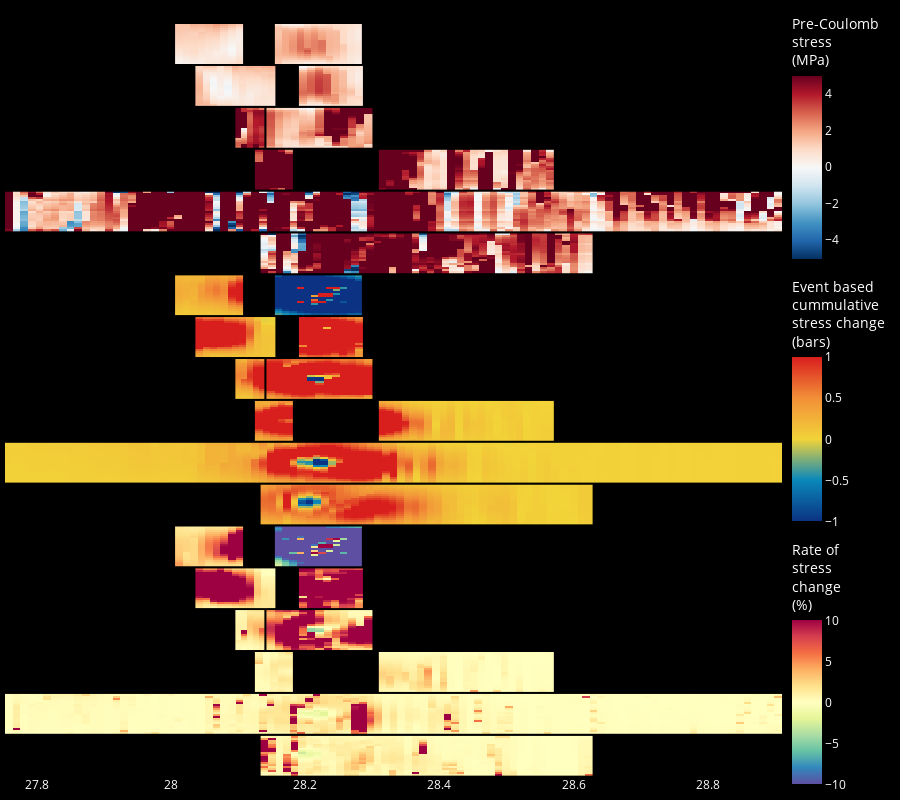

This figure's notebook cell:
### Markdown cell above
<center><h2>Instructions for Figure</h2></center>
<br>
- Move your cursor to see the exact value of the stress on the fault surface

### Code cell
slipDist = 'bulls-eye' # k-square bulls-eye, uniform
friction = '0.4' # 0.3, 0.4, 0.5
fig = getFigure(slipDist, friction)
fig.show()

### Figure 1 — Plotly figure (JSON) as saved in the notebook; plotly's stock layout.template omitted (floating-point values rounded to 4 significant figures; data arrays with more than 128 entries replaced by an {"elided": "..."} marker saying what was removed)
{"data": [{"colorbar": {"len": 0.35, "title": {"text": "Pre-Coulomb<br>stress<br>(MPa)"}, "x": 1, "y": 0.85}, "colorscale": [[0, "rgb(5,48,97)"], [0.1, "rgb(33,102,172)"], [0.2, "rgb(67,147,195)"], [0.3, "rgb(146,197,222)"], [0.4, "rgb(209,229,240)"], [0.5, "rgb(247,247,247)"], [0.6, "rgb(253,219,199)"], [0.7, "rgb(244,165,130)"], [0.8, "rgb(214,96,77)"], [0.9, "rgb(178,24,43)"], [1, "rgb(103,0,31)"]], "hovertemplate": "%{z:.2f} MPa", "name": "CBNBF-II", "showscale": false, "type": "heatmap", "x": [28.01, 28.02, 28.03, 28.05, 28.06, 28.07, 28.08, 28.09, 28.1], "xaxis": "x", "yaxis": "y", "z": {"elided": "20x9 float values"}, "zmax": 5, "zmin": -5}, {"colorbar": {"len": 0.35, "title": {"text": "Pre-Coulomb<br>stress<br>(MPa)"}, "x": 1, "y": 0.85}, "colorscale": [[0, "rgb(5,48,97)"], [0.1, "rgb(33,102,172)"], [0.2, "rgb(67,147,195)"], [0.3, "rgb(146,197,222)"], [0.4, "rgb(209,229,240)"], [0.5, "rgb(247,247,247)"], [0.6, "rgb(253,219,199)"], [0.7, "rgb(244,165,130)"], [0.8, "rgb(214,96,77)"], [0.9, "rgb(178,24,43)"], [1, "rgb(103,0,31)"]], "hovertemplate": "%{z:.2f} MPa", "name": "SF-M", "showscale": false, "type": "heatmap", "x": [28.16, 28.17, 28.18, 28.19, 28.2, 28.21, 28.23, 28.24, 28.25, 28.26, 28.27, 28.28], "xaxis": "x", "yaxis": "y", "z": {"elided": "20x12 float values"}, "zmax": 5, "zmin": -5}, {"colorbar": {"len": 0.35, "title": {"text": "Pre-Coulomb<br>stress<br>(MPa)"}, "x": 1, "y": 0.85}, "colorscale": [[0, "rgb(5,48,97)"], [0.1, "rgb(33,102,172)"], [0.2, "rgb(67,147,195)"], [0.3, "rgb(146,197,222)"], [0.4, "rgb(209,229,240)"], [0.5, "rgb(247,247,247)"], [0.6, "rgb(253,219,199)"], [0.7, "rgb(244,165,130)"], [0.8, "rgb(214,96,77)"], [0.9, "rgb(178,24,43)"], [1, "rgb(103,0,31)"]], "hovertemplate": "%{z:.2f} MPa", "name": "CBNBF-I", "showscale": false, "type": "heatmap", "x": [28.04, 28.05, 28.06, 28.07, 28.08, 28.1, 28.11, 28.12, 28.13, 28.14, 28.15], "xaxis": "x2", "yaxis": "y2", "z": {"elided": "20x11 float values"}, "zmax": 5, "zmin": -5}, {"colorbar": {"len": 0.35, "title": {"text": "Pre-Coulomb<br>stress<br>(MPa)"}, "x": 1, "y": 0.85}, "colorscale": [[0, "rgb(5,48,97)"], [0.1, "rgb(33,102,172)"], [0.2, "rgb(67,147,195)"], [0.3, "rgb(146,197,222)"], [0.4, "rgb(209,229,240)"], [0.5, "rgb(247,247,247)"], [0.6, "rgb(253,219,199)"], [0.7, "rgb(244,165,130)"], [0.8, "rgb(214,96,77)"], [0.9, "rgb(178,24,43)"], [1, "rgb(103,0,31)"]], "hovertemplate": "%{z:.2f} MPa", "name": "SRF", "showscale": false, "type": "heatmap", "x": [28.2, 28.21, 28.22, 28.23, 28.24, 28.26, 28.27, 28.28], "xaxis": "x2", "yaxis": "y2", "z": {"elided": "20x8 float values"}, "zmax": 5, "zmin": -5}, {"colorbar": {"len": 0.35, "title": {"text": "Pre-Coulomb<br>stress<br>(MPa)"}, "x": 1, "y": 0.85}, "colorscale": [[0, "rgb(5,48,97)"], [0.1, "rgb(33,102,172)"], [0.2, "rgb(67,147,195)"], [0.3, "rgb(146,197,222)"], [0.4, "rgb(209,229,240)"], [0.5, "rgb(247,247,247)"], [0.6, "rgb(253,219,199)"], [0.7, "rgb(244,165,130)"], [0.8, "rgb(214,96,77)"], [0.9, "rgb(178,24,43)"], [1, "rgb(103,0,31)"]], "hovertemplate": "%{z:.2f} MPa", "name": "SF-S", "showscale": false, "type": "heatmap", "x": [28.1, 28.11, 28.12, 28.13, 28.13], "xaxis": "x3", "yaxis": "y3", "z": [[2.76, 11.84, 4.04, 5.24, 3.353], [2.96, 6.94, 4.19, 5.36, 4.15], [2.99, 2.927, 3.93, 4.31, 4.08], [2.51, 2.634, 3.62, 4.21, 3.79], [1.9, 2.225, 3.53, 4.16, 3.67], [4.85, 1.541, 3.55, 4.22, 3.847], [4.95, 1.371, 3.34, 4.14, 3.791], [5.12, 0.93, 3.14, 3.99, 3.61], [5.26, 0.41, 3.03, 3.85, 3.48], [5.41, -0.15, 3.06, 3.85, 3.47], [5.9, 5.86, 3.12, 3.94, 3.62], [5.96, 5.94, 3.04, 3.99, 4.06], [6.03, 6.03, 2.94, 3.98, 4.06], [6.09, 6.12, 2.88, 3.99, 4.06], [6.16, 6.23, 2.86, 4.06, 4.12], [6.47, 6.56, 2.88, 4.19, 4.25], [6.59, 6.68, 2.94, 4.34, 4.39], [7, 7.06, 3.15, 4.46, 4.5], [8.26, 3.69, 3.68, 4.36, 4.39], [10.44, 3.55, 3.02, 3.28, 2.65]], "zmax": 5, "zmin": -5}, {"colorbar": {"len": 0.35, "title": {"text": "Pre-Coulomb<br>stress<br>(MPa)"}, "x": 1, "y": 0.85}, "colorscale": [[0, "rgb(5,48,97)"], [0.1, "rgb(33,102,172)"], [0.2, "rgb(67,147,195)"], [0.3, "rgb(146,197,222)"], [0.4, "rgb(209,229,240)"], [0.5, "rgb(247,247,247)"], [0.6, "rgb(253,219,199)"], [0.7, "rgb(244,165,130)"], [0.8, "rgb(214,96,77)"], [0.9, "rgb(178,24,43)"], [1, "rgb(103,0,31)"]], "hovertemplate": "%{z:.2f} MPa", "name": "SRSBF", "showscale": false, "type": "heatmap", "x": [28.15, 28.16, 28.17, 28.18, 28.2, 28.21, 28.22, 28.23, 28.25, 28.26, 28.27, 28.28, 28.29], "xaxis": "x3", "yaxis": "y3", "z": {"elided": "20x13 float values"}, "zmax": 5, "zmin": -5}, {"colorbar": {"len": 0.35, "title": {"text": "Pre-Coulomb<br>stress<br>(MPa)"}, "x": 1, "y": 0.85}, "colorscale": [[0, "rgb(5,48,97)"], [0.1, "rgb(33,102,172)"], [0.2, "rgb(67,147,195)"], [0.3, "rgb(146,197,222)"], [0.4, "rgb(209,229,240)"], [0.5, "rgb(247,247,247)"], [0.6, "rgb(253,219,199)"], [0.7, "rgb(244,165,130)"], [0.8, "rgb(214,96,77)"], [0.9, "rgb(178,24,43)"], [1, "rgb(103,0,31)"]], "hovertemplate": "%{z:.2f} MPa", "name": "CBEEF", "showscale": false, "type": "heatmap", "x": [28.13, 28.14, 28.15, 28.16, 28.18], "xaxis": "x4", "yaxis": "y4", "z": [[21.58, 18.71, 4.114, 2.908, 5.256], [23.62, 21.59, 7.108, 6.277, 7.52], [24.46, 22.78, 8.589, 7.518, 8.461], [25.27, 23.77, 9.732, 8.606, 9.438], [26.29, 24.98, 10.94, 9.919, 10.61], [29.97, 27.66, 22.21, 9.36, 10.2], [30.75, 28.63, 21.68, 10.63, 11.31], [31.41, 29.19, 20.55, 11.52, 12.16], [32.05, 29.63, 19.3, 12.31, 12.78], [32.68, 30.24, 18.3, 13.28, 13.58], [35.41, 31.93, 16.89, 13.27, 13.5], [35.96, 32.32, 15.8, 14.09, 14.14], [36.49, 32.62, 14.81, 14.11, 14.09], [36.92, 32.7, 14.01, 14.22, 14.03], [2.82, 32.87, 13.6, 14.11, 13.76], [2.85, 33.33, 13.07, 13.1, 12.59], [2.84, 33.13, 12.96, 12.08, 11.49], [2.94, 32.67, 12.47, 10.48, 9.841], [3.29, 31.66, 11.34, 7.896, 3.217], [3.91, 28.67, 7.796, 4.094, 2.311]], "zmax": 5, "zmin": -5}, {"colorbar": {"len": 0.35, "title": {"text": "Pre-Coulomb<br>stress<br>(MPa)"}, "x": 1, "y": 0.85}, "colorscale": [[0, "rgb(5,48,97)"], [0.1, "rgb(33,102,172)"], [0.2, "rgb(67,147,195)"], [0.3, "rgb(146,197,222)"], [0.4, "rgb(209,229,240)"], [0.5, "rgb(247,247,247)"], [0.6, "rgb(253,219,199)"], [0.7, "rgb(244,165,130)"], [0.8, "rgb(214,96,77)"], [0.9, "rgb(178,24,43)"], [1, "rgb(103,0,31)"]], "hovertemplate": "%{z:.2f} MPa", "name": "KBNBF", "showscale": false, "type": "heatmap", "x": [28.32, 28.33, 28.34, 28.35, 28.36, 28.37, 28.38, 28.39, 28.41, 28.42, 28.43, 28.44, 28.45, 28.46, 28.47, 28.49, 28.5, 28.51, 28.52, 28.53, 28.54, 28.55, 28.57], "xaxis": "x4", "yaxis": "y4", "z": {"elided": "20x23 float values"}, "zmax": 5, "zmin": -5}, {"colorbar": {"len": 0.35, "title": {"text": "Pre-Coulomb<br>stress<br>(MPa)"}, "x": 1, "y": 0.85}, "colorscale": [[0, "rgb(5,48,97)"], [0.1, "rgb(33,102,172)"], [0.2, "rgb(67,147,195)"], [0.3, "rgb(146,197,222)"], [0.4, "rgb(209,229,240)"], [0.5, "rgb(247,247,247)"], [0.6, "rgb(253,219,199)"], [0.7, "rgb(244,165,130)"], [0.8, "rgb(214,96,77)"], [0.9, "rgb(178,24,43)"], [1, "rgb(103,0,31)"]], "hovertemplate": "%{z:.2f} MPa", "name": "NAFZ-D", "showscale": false, "type": "heatmap", "x": [27.75, 27.76, 27.78, 27.79, 27.8, 27.81, 27.82, 27.83, 27.84, 27.86, 27.87, 27.88, 27.89, 27.9, 27.91, 27.92, 27.94, 27.95, 27.96, 27.97, 27.98, 27.99, 28.0, 28.02, 28.03, 28.04, 28.05, 28.06, 28.07, 28.09, 28.1, 28.11, 28.12, 28.13, 28.14, 28.15, 28.17, 28.18, 28.19, 28.2, 28.21, 28.22, 28.23, 28.25, 28.26, 28.27, 28.28, 28.29, 28.3, 28.31, 28.33, 28.34, 28.35, 28.36, 28.37, 28.38, 28.39, 28.41, 28.42, 28.43, 28.44, 28.45, 28.46, 28.47, 28.49, 28.5, 28.51, 28.52, 28.53, 28.54, 28.56, 28.57, 28.58, 28.59, 28.6, 28.61, 28.62, 28.64, 28.65, 28.66, 28.67, 28.68, 28.69, 28.7, 28.72, 28.73, 28.74, 28.75, 28.76, 28.77, 28.78, 28.8, 28.81, 28.82, 28.83, 28.84, 28.85, 28.86, 28.88, 28.89, 28.9, 28.91], "xaxis": "x5", "yaxis": "y5", "z": {"elided": "20x101 float values"}, "zmax": 5, "zmin": -5}, {"colorbar": {"len": 0.35, "title": {"text": "Pre-Coulomb<br>stress<br>(MPa)"}, "x": 1, "y": 0.85}, "colorscale": [[0, "rgb(5,48,97)"], [0.1, "rgb(33,102,172)"], [0.2, "rgb(67,147,195)"], [0.3, "rgb(146,197,222)"], [0.4, "rgb(209,229,240)"], [0.5, "rgb(247,247,247)"], [0.6, "rgb(253,219,199)"], [0.7, "rgb(244,165,130)"], [0.8, "rgb(214,96,77)"], [0.9, "rgb(178,24,43)"], [1, "rgb(103,0,31)"]], "hovertemplate": "%{z:.2f} MPa", "name": "NAFZ-C", "showscale": true, "type": "heatmap", "x": [28.14, 28.15, 28.16, 28.17, 28.18, 28.2, 28.21, 28.22, 28.23, 28.24, 28.25, 28.26, 28.27, 28.29, 28.3, 28.31, 28.32, 28.33, 28.34, 28.35, 28.36, 28.38, 28.39, 28.4, 28.41, 28.42, 28.43, 28.44, 28.45, 28.47, 28.48, 28.49, 28.5, 28.51, 28.52, 28.53, 28.54, 28.56, 28.57, 28.58, 28.59, 28.6, 28.61, 28.62], "xaxis": "x6", "yaxis": "y6", "z": {"elided": "20x44 float values"}, "zmax": 5, "zmin": -5}, {"colorbar": {"len": 0.35, "title": {"text": "Event based<br>cummulative<br>stress change<br>(bars)"}, "x": 1, "y": 0.5}, "colorscale": [[0, "rgb(12,51,131)"], [0.25, "rgb(10,136,186)"], [0.5, "rgb(242,211,56)"], [0.75, "rgb(242,143,56)"], [1, "rgb(217,30,30)"]], "hovertemplate": "%{z:.2f} bars", "name": "CBNBF-II", "showscale": false, "type": "heatmap", "x": [28.01, 28.02, 28.03, 28.05, 28.06, 28.07, 28.08, 28.09, 28.1], "xaxis": "x7", "yaxis": "y7", "z": {"elided": "20x9 float values"}, "zmax": 1, "zmin": -1}, {"colorbar": {"len": 0.35, "title": {"text": "Event based<br>cummulative<br>stress change<br>(bars)"}, "x": 1, "y": 0.5}, "colorscale": [[0, "rgb(12,51,131)"], [0.25, "rgb(10,136,186)"], [0.5, "rgb(242,211,56)"], [0.75, "rgb(242,143,56)"], [1, "rgb(217,30,30)"]], "hovertemplate": "%{z:.2f} bars", "name": "SF-M", "showscale": false, "type": "heatmap", "x": [28.16, 28.17, 28.18, 28.19, 28.2, 28.21, 28.23, 28.24, 28.25, 28.26, 28.27, 28.28], "xaxis": "x7", "yaxis": "y7", "z": {"elided": "20x12 float values"}, "zmax": 1, "zmin": -1}, {"colorbar": {"len": 0.35, "title": {"text": "Event based<br>cummulative<br>stress change<br>(bars)"}, "x": 1, "y": 0.5}, "colorscale": [[0, "rgb(12,51,131)"], [0.25, "rgb(10,136,186)"], [0.5, "rgb(242,211,56)"], [0.75, "rgb(242,143,56)"], [1, "rgb(217,30,30)"]], "hovertemplate": "%{z:.2f} bars", "name": "CBNBF-I", "showscale": false, "type": "heatmap", "x": [28.04, 28.05, 28.06, 28.07, 28.08, 28.1, 28.11, 28.12, 28.13, 28.14, 28.15], "xaxis": "x8", "yaxis": "y8", "z": {"elided": "20x11 float values"}, "zmax": 1, "zmin": -1}, {"colorbar": {"len": 0.35, "title": {"text": "Event based<br>cummulative<br>stress change<br>(bars)"}, "x": 1, "y": 0.5}, "colorscale": [[0, "rgb(12,51,131)"], [0.25, "rgb(10,136,186)"], [0.5, "rgb(242,211,56)"], [0.75, "rgb(242,143,56)"], [1, "rgb(217,30,30)"]], "hovertemplate": "%{z:.2f} bars", "name": "SRF", "showscale": false, "type": "heatmap", "x": [28.2, 28.21, 28.22, 28.23, 28.24, 28.26, 28.27, 28.28], "xaxis": "x8", "yaxis": "y8", "z": {"elided": "20x8 float values"}, "zmax": 1, "zmin": -1}, {"colorbar": {"len": 0.35, "title": {"text": "Event based<br>cummulative<br>stress change<br>(bars)"}, "x": 1, "y": 0.5}, "colorscale": [[0, "rgb(12,51,131)"], [0.25, "rgb(10,136,186)"], [0.5, "rgb(242,211,56)"], [0.75, "rgb(242,143,56)"], [1, "rgb(217,30,30)"]], "hovertemplate": "%{z:.2f} bars", "name": "SF-S", "showscale": false, "type": "heatmap", "x": [28.1, 28.11, 28.12, 28.13, 28.13], "xaxis": "x9", "yaxis": "y9", "z": [[0.116, 0.09565, 0.1135, 0.2248, 0.2964], [0.1404, 0.1259, 0.148, 0.2778, 0.3729], [0.1719, 0.1667, 0.1926, 0.3705, 0.4757], [0.2096, 0.2216, 0.2516, 0.4689, 0.6131], [0.2553, 0.2908, 0.3267, 0.5946, 0.7961], [0.3082, 0.3733, 0.4171, 0.7466, 1.029], [0.3641, 0.4678, 0.5186, 0.9228, 1.313], [0.4199, 0.5654, 0.6263, 1.106, 1.637], [0.4716, 0.6568, 0.7298, 1.278, 1.951], [0.5122, 0.7329, 0.813, 1.409, 2.194], [0.5395, 0.519, 0.8698, 1.47, 2.325], [0.5496, 0.5363, 0.8923, 1.469, 1.531], [0.5445, 0.5353, 0.8792, 1.388, 1.45], [0.5262, 0.5232, 0.8409, 1.277, 1.318], [0.4989, 0.4999, 0.7843, 1.135, 1.166], [0.4644, 0.4696, 0.7176, 0.993, 1.013], [0.4268, 0.434, 0.6508, 0.8626, 0.8741], [0.3841, 0.3944, 0.5848, 0.7483, 0.7545], [0.3361, 0.2854, 0.5219, 0.6438, 0.6459], [0.2838, 0.2332, 0.4658, 0.5451, 0.4416]], "zmax": 1, "zmin": -1}, {"colorbar": {"len": 0.35, "title": {"text": "Event based<br>cummulative<br>stress change<br>(bars)"}, "x": 1, "y": 0.5}, "colorscale": [[0, "rgb(12,51,131)"], [0.25, "rgb(10,136,186)"], [0.5, "rgb(242,211,56)"], [0.75, "rgb(242,143,56)"], [1, "rgb(217,30,30)"]], "hovertemplate": "%{z:.2f} bars", "name": "SRSBF", "showscale": false, "type": "heatmap", "x": [28.15, 28.16, 28.17, 28.18, 28.2, 28.21, 28.22, 28.23, 28.25, 28.26, 28.27, 28.28, 28.29], "xaxis": "x9", "yaxis": "y9", "z": {"elided": "20x13 float values"}, "zmax": 1, "zmin": -1}, {"colorbar": {"len": 0.35, "title": {"text": "Event based<br>cummulative<br>stress change<br>(bars)"}, "x": 1, "y": 0.5}, "colorscale": [[0, "rgb(12,51,131)"], [0.25, "rgb(10,136,186)"], [0.5, "rgb(242,211,56)"], [0.75, "rgb(242,143,56)"], [1, "rgb(217,30,30)"]], "hovertemplate": "%{z:.2f} bars", "name": "CBEEF", "showscale": false, "type": "heatmap", "x": [28.13, 28.14, 28.15, 28.16, 28.18], "xaxis": "x10", "yaxis": "y10", "z": [[0.2489, 0.2981, 0.3587, 0.3948, 0.3725], [0.311, 0.3806, 0.4567, 0.5124, 0.4991], [0.3953, 0.4944, 0.5912, 0.6797, 0.6838], [0.5068, 0.6525, 0.783, 0.9162, 0.9447], [0.6524, 0.867, 1.049, 1.226, 1.267], [0.8362, 1.138, 1.383, 1.532, 1.575], [1.055, 1.451, 1.727, 1.69, 1.703], [1.277, 1.754, 1.962, 1.58, 1.513], [1.469, 1.996, 2.047, 1.24, 1.093], [1.6, 2.147, 2.06, 0.9058, 0.7238], [1.639, 2.207, 2.09, 0.8375, 0.6791], [1.567, 2.144, 2.167, 1.105, 1.01], [1.395, 1.97, 2.201, 1.564, 1.535], [1.162, 1.665, 2.093, 1.931, 1.931], [0.908, 1.311, 1.776, 1.979, 1.967], [0.6744, 0.9461, 1.359, 1.698, 1.676], [0.4851, 0.6414, 0.9583, 1.28, 1.238], [0.3555, 0.4146, 0.6418, 0.8956, 0.8464], [0.3006, 0.2761, 0.4334, 0.622, 0.3628], [0.3097, 0.2795, 0.3445, 0.4873, 0.4721]], "zmax": 1, "zmin": -1}, {"colorbar": {"len": 0.35, "title": {"text": "Event based<br>cummulative<br>stress change<br>(bars)"}, "x": 1, "y": 0.5}, "colorscale": [[0, "rgb(12,51,131)"], [0.25, "rgb(10,136,186)"], [0.5, "rgb(242,211,56)"], [0.75, "rgb(242,143,56)"], [1, "rgb(217,30,30)"]], "hovertemplate": "%{z:.2f} bars", "name": "KBNBF", "showscale": false, "type": "heatmap", "x": [28.32, 28.33, 28.34, 28.35, 28.36, 28.37, 28.38, 28.39, 28.41, 28.42, 28.43, 28.44, 28.45, 28.46, 28.47, 28.49, 28.5, 28.51, 28.52, 28.53, 28.54, 28.55, 28.57], "xaxis": "x10", "yaxis": "y10", "z": {"elided": "20x23 float values"}, "zmax": 1, "zmin": -1}, {"colorbar": {"len": 0.35, "title": {"text": "Event based<br>cummulative<br>stress change<br>(bars)"}, "x": 1, "y": 0.5}, "colorscale": [[0, "rgb(12,51,131)"], [0.25, "rgb(10,136,186)"], [0.5, "rgb(242,211,56)"], [0.75, "rgb(242,143,56)"], [1, "rgb(217,30,30)"]], "hovertemplate": "%{z:.2f} bars", "name": "NAFZ-D", "showscale": false, "type": "heatmap", "x": [27.75, 27.76, 27.78, 27.79, 27.8, 27.81, 27.82, 27.83, 27.84, 27.86, 27.87, 27.88, 27.89, 27.9, 27.91, 27.92, 27.94, 27.95, 27.96, 27.97, 27.98, 27.99, 28.0, 28.02, 28.03, 28.04, 28.05, 28.06, 28.07, 28.09, 28.1, 28.11, 28.12, 28.13, 28.14, 28.15, 28.17, 28.18, 28.19, 28.2, 28.21, 28.22, 28.23, 28.25, 28.26, 28.27, 28.28, 28.29, 28.3, 28.31, 28.33, 28.34, 28.35, 28.36, 28.37, 28.38, 28.39, 28.41, 28.42, 28.43, 28.44, 28.45, 28.46, 28.47, 28.49, 28.5, 28.51, 28.52, 28.53, 28.54, 28.56, 28.57, 28.58, 28.59, 28.6, 28.61, 28.62, 28.64, 28.65, 28.66, 28.67, 28.68, 28.69, 28.7, 28.72, 28.73, 28.74, 28.75, 28.76, 28.77, 28.78, 28.8, 28.81, 28.82, 28.83, 28.84, 28.85, 28.86, 28.88, 28.89, 28.9, 28.91], "xaxis": "x11", "yaxis": "y11", "z": {"elided": "20x101 float values"}, "zmax": 1, "zmin": -1}, {"colorbar": {"len": 0.35, "title": {"text": "Event based<br>cummulative<br>stress change<br>(bars)"}, "x": 1, "y": 0.5}, "colorscale": [[0, "rgb(12,51,131)"], [0.25, "rgb(10,136,186)"], [0.5, "rgb(242,211,56)"], [0.75, "rgb(242,143,56)"], [1, "rgb(217,30,30)"]], "hovertemplate": "%{z:.2f} bars", "name": "NAFZ-C", "showscale": true, "type": "heatmap", "x": [28.14, 28.15, 28.16, 28.17, 28.18, 28.2, 28.21, 28.22, 28.23, 28.24, 28.25, 28.26, 28.27, 28.29, 28.3, 28.31, 28.32, 28.33, 28.34, 28.35, 28.36, 28.38, 28.39, 28.4, 28.41, 28.42, 28.43, 28.44, 28.45, 28.47, 28.48, 28.49, 28.5, 28.51, 28.52, 28.53, 28.54, 28.56, 28.57, 28.58, 28.59, 28.6, 28.61, 28.62], "xaxis": "x12", "yaxis": "y12", "z": {"elided": "20x44 float values"}, "zmax": 1, "zmin": -1}, {"colorbar": {"len": 0.35, "title": {"text": "Rate of<br>stress<br>change<br>(%)"}, "x": 1, "y": 0.15}, "colorscale": [[0, "rgb(94,79,162)"], [0.1, "rgb(50,136,189)"], [0.2, "rgb(102,194,165)"], [0.3, "rgb(171,221,164)"], [0.4, "rgb(230,245,152)"], [0.5, "rgb(255,255,191)"], [0.6, "rgb(254,224,139)"], [0.7, "rgb(253,174,97)"], [0.8, "rgb(244,109,67)"], [0.9, "rgb(213,62,79)"], [1, "rgb(158,1,66)"]], "hovertemplate": "%{z:.2f} %", "name": "CBNBF-II", "showscale": false, "type": "heatmap", "x": [28.01, 28.02, 28.03, 28.05, 28.06, 28.07, 28.08, 28.09, 28.1], "xaxis": "x13", "yaxis": "y13", "z": {"elided": "20x9 float values"}, "zmax": 10, "zmin": -10}, {"colorbar": {"len": 0.35, "title": {"text": "Rate of<br>stress<br>change<br>(%)"}, "x": 1, "y": 0.15}, "colorscale": [[0, "rgb(94,79,162)"], [0.1, "rgb(50,136,189)"], [0.2, "rgb(102,194,165)"], [0.3, "rgb(171,221,164)"], [0.4, "rgb(230,245,152)"], [0.5, "rgb(255,255,191)"], [0.6, "rgb(254,224,139)"], [0.7, "rgb(253,174,97)"], [0.8, "rgb(244,109,67)"], [0.9, "rgb(213,62,79)"], [1, "rgb(158,1,66)"]], "hovertemplate": "%{z:.2f} %", "name": "SF-M", "showscale": false, "type": "heatmap", "x": [28.16, 28.17, 28.18, 28.19, 28.2, 28.21, 28.23, 28.24, 28.25, 28.26, 28.27, 28.28], "xaxis": "x13", "yaxis": "y13", "z": {"elided": "20x12 float values"}, "zmax": 10, "zmin": -10}, {"colorbar": {"len": 0.35, "title": {"text": "Rate of<br>stress<br>change<br>(%)"}, "x": 1, "y": 0.15}, "colorscale": [[0, "rgb(94,79,162)"], [0.1, "rgb(50,136,189)"], [0.2, "rgb(102,194,165)"], [0.3, "rgb(171,221,164)"], [0.4, "rgb(230,245,152)"], [0.5, "rgb(255,255,191)"], [0.6, "rgb(254,224,139)"], [0.7, "rgb(253,174,97)"], [0.8, "rgb(244,109,67)"], [0.9, "rgb(213,62,79)"], [1, "rgb(158,1,66)"]], "hovertemplate": "%{z:.2f} %", "name": "CBNBF-I", "showscale": false, "type": "heatmap", "x": [28.04, 28.05, 28.06, 28.07, 28.08, 28.1, 28.11, 28.12, 28.13, 28.14, 28.15], "xaxis": "x14", "yaxis": "y14", "z": {"elided": "20x11 float values"}, "zmax": 10, "zmin": -10}, {"colorbar": {"len": 0.35, "title": {"text": "Rate of<br>stress<br>change<br>(%)"}, "x": 1, "y": 0.15}, "colorscale": [[0, "rgb(94,79,162)"], [0.1, "rgb(50,136,189)"], [0.2, "rgb(102,194,165)"], [0.3, "rgb(171,221,164)"], [0.4, "rgb(230,245,152)"], [0.5, "rgb(255,255,191)"], [0.6, "rgb(254,224,139)"], [0.7, "rgb(253,174,97)"], [0.8, "rgb(244,109,67)"], [0.9, "rgb(213,62,79)"], [1, "rgb(158,1,66)"]], "hovertemplate": "%{z:.2f} %", "name": "SRF", "showscale": false, "type": "heatmap", "x": [28.2, 28.21, 28.22, 28.23, 28.24, 28.26, 28.27, 28.28], "xaxis": "x14", "yaxis": "y14", "z": {"elided": "20x8 float values"}, "zmax": 10, "zmin": -10}, {"colorbar": {"len": 0.35, "title": {"text": "Rate of<br>stress<br>change<br>(%)"}, "x": 1, "y": 0.15}, "colorscale": [[0, "rgb(94,79,162)"], [0.1, "rgb(50,136,189)"], [0.2, "rgb(102,194,165)"], [0.3, "rgb(171,221,164)"], [0.4, "rgb(230,245,152)"], [0.5, "rgb(255,255,191)"], [0.6, "rgb(254,224,139)"], [0.7, "rgb(253,174,97)"], [0.8, "rgb(244,109,67)"], [0.9, "rgb(213,62,79)"], [1, "rgb(158,1,66)"]], "hovertemplate": "%{z:.2f} %", "name": "SF-S", "showscale": false, "type": "heatmap", "x": [28.1, 28.11, 28.12, 28.13, 28.13], "xaxis": "x15", "yaxis": "y15", "z": [[0.4202, 0.08078, 0.2808, 0.429, 0.8841], [0.4743, 0.1814, 0.3531, 0.5183, 0.8985], [0.575, 0.5694, 0.4902, 0.8597, 1.166], [0.8349, 0.8415, 0.6949, 1.114, 1.618], [1.344, 1.307, 0.9256, 1.429, 2.169], [0.6354, 2.422, 1.175, 1.769, 2.674], [0.7355, 3.412, 1.553, 2.229, 3.463], [0.8201, 6.079, 1.995, 2.772, 4.535], [0.8967, 16.02, 2.409, 3.319, 5.606], [0.9467, 48.86, 2.657, 3.66, 6.322], [0.9144, 0.8856, 2.788, 3.73, 6.421], [0.9221, 0.9028, 2.935, 3.682, 3.772], [0.903, 0.8877, 2.991, 3.488, 3.572], [0.8641, 0.8549, 2.92, 3.2, 3.247], [0.8099, 0.8025, 2.742, 2.797, 2.831], [0.7178, 0.7158, 2.492, 2.37, 2.383], [0.6477, 0.6497, 2.214, 1.988, 1.991], [0.5487, 0.5586, 1.857, 1.678, 1.677], [0.4069, 0.7735, 1.418, 1.477, 1.471], [0.2719, 0.657, 1.542, 1.662, 1.667]], "zmax": 10, "zmin": -10}, {"colorbar": {"len": 0.35, "title": {"text": "Rate of<br>stress<br>change<br>(%)"}, "x": 1, "y": 0.15}, "colorscale": [[0, "rgb(94,79,162)"], [0.1, "rgb(50,136,189)"], [0.2, "rgb(102,194,165)"], [0.3, "rgb(171,221,164)"], [0.4, "rgb(230,245,152)"], [0.5, "rgb(255,255,191)"], [0.6, "rgb(254,224,139)"], [0.7, "rgb(253,174,97)"], [0.8, "rgb(244,109,67)"], [0.9, "rgb(213,62,79)"], [1, "rgb(158,1,66)"]], "hovertemplate": "%{z:.2f} %", "name": "SRSBF", "showscale": false, "type": "heatmap", "x": [28.15, 28.16, 28.17, 28.18, 28.2, 28.21, 28.22, 28.23, 28.25, 28.26, 28.27, 28.28, 28.29], "xaxis": "x15", "yaxis": "y15", "z": {"elided": "20x13 float values"}, "zmax": 10, "zmin": -10}, {"colorbar": {"len": 0.35, "title": {"text": "Rate of<br>stress<br>change<br>(%)"}, "x": 1, "y": 0.15}, "colorscale": [[0, "rgb(94,79,162)"], [0.1, "rgb(50,136,189)"], [0.2, "rgb(102,194,165)"], [0.3, "rgb(171,221,164)"], [0.4, "rgb(230,245,152)"], [0.5, "rgb(255,255,191)"], [0.6, "rgb(254,224,139)"], [0.7, "rgb(253,174,97)"], [0.8, "rgb(244,109,67)"], [0.9, "rgb(213,62,79)"], [1, "rgb(158,1,66)"]], "hovertemplate": "%{z:.2f} %", "name": "CBEEF", "showscale": false, "type": "heatmap", "x": [28.13, 28.14, 28.15, 28.16, 28.18], "xaxis": "x16", "yaxis": "y16", "z": [[0.1153, 0.1593, 0.872, 1.358, 0.7086], [0.1317, 0.1763, 0.6426, 0.8163, 0.6637], [0.1616, 0.217, 0.6883, 0.9042, 0.8082], [0.2005, 0.2745, 0.8046, 1.065, 1.001], [0.2481, 0.3471, 0.9593, 1.236, 1.194], [0.279, 0.4114, 0.6229, 1.637, 1.544], [0.3432, 0.5069, 0.7967, 1.589, 1.506], [0.4066, 0.601, 0.9546, 1.371, 1.244], [0.4583, 0.6738, 1.061, 1.008, 0.8551], [0.4894, 0.7101, 1.125, 0.6822, 0.5329], [0.4629, 0.6911, 1.237, 0.6311, 0.5032], [0.4359, 0.6634, 1.372, 0.7837, 0.7138], [0.3823, 0.6039, 1.486, 1.108, 1.089], [0.3149, 0.5092, 1.494, 1.358, 1.376], [3.22, 0.3988, 1.306, 1.402, 1.43], [2.366, 0.2839, 1.04, 1.296, 1.332], [1.708, 0.1936, 0.7395, 1.06, 1.077], [1.209, 0.1269, 0.5147, 0.8547, 0.8601], [0.9138, 0.0872, 0.3823, 0.7877, 1.128], [0.792, 0.09748, 0.4418, 1.19, 2.043]], "zmax": 10, "zmin": -10}, {"colorbar": {"len": 0.35, "title": {"text": "Rate of<br>stress<br>change<br>(%)"}, "x": 1, "y": 0.15}, "colorscale": [[0, "rgb(94,79,162)"], [0.1, "rgb(50,136,189)"], [0.2, "rgb(102,194,165)"], [0.3, "rgb(171,221,164)"], [0.4, "rgb(230,245,152)"], [0.5, "rgb(255,255,191)"], [0.6, "rgb(254,224,139)"], [0.7, "rgb(253,174,97)"], [0.8, "rgb(244,109,67)"], [0.9, "rgb(213,62,79)"], [1, "rgb(158,1,66)"]], "hovertemplate": "%{z:.2f} %", "name": "KBNBF", "showscale": false, "type": "heatmap", "x": [28.32, 28.33, 28.34, 28.35, 28.36, 28.37, 28.38, 28.39, 28.41, 28.42, 28.43, 28.44, 28.45, 28.46, 28.47, 28.49, 28.5, 28.51, 28.52, 28.53, 28.54, 28.55, 28.57], "xaxis": "x16", "yaxis": "y16", "z": {"elided": "20x23 float values"}, "zmax": 10, "zmin": -10}, {"colorbar": {"len": 0.35, "title": {"text": "Rate of<br>stress<br>change<br>(%)"}, "x": 1, "y": 0.15}, "colorscale": [[0, "rgb(94,79,162)"], [0.1, "rgb(50,136,189)"], [0.2, "rgb(102,194,165)"], [0.3, "rgb(171,221,164)"], [0.4, "rgb(230,245,152)"], [0.5, "rgb(255,255,191)"], [0.6, "rgb(254,224,139)"], [0.7, "rgb(253,174,97)"], [0.8, "rgb(244,109,67)"], [0.9, "rgb(213,62,79)"], [1, "rgb(158,1,66)"]], "hovertemplate": "%{z:.2f} %", "name": "NAFZ-D", "showscale": false, "type": "heatmap", "x": [27.75, 27.76, 27.78, 27.79, 27.8, 27.81, 27.82, 27.83, 27.84, 27.86, 27.87, 27.88, 27.89, 27.9, 27.91, 27.92, 27.94, 27.95, 27.96, 27.97, 27.98, 27.99, 28.0, 28.02, 28.03, 28.04, 28.05, 28.06, 28.07, 28.09, 28.1, 28.11, 28.12, 28.13, 28.14, 28.15, 28.17, 28.18, 28.19, 28.2, 28.21, 28.22, 28.23, 28.25, 28.26, 28.27, 28.28, 28.29, 28.3, 28.31, 28.33, 28.34, 28.35, 28.36, 28.37, 28.38, 28.39, 28.41, 28.42, 28.43, 28.44, 28.45, 28.46, 28.47, 28.49, 28.5, 28.51, 28.52, 28.53, 28.54, 28.56, 28.57, 28.58, 28.59, 28.6, 28.61, 28.62, 28.64, 28.65, 28.66, 28.67, 28.68, 28.69, 28.7, 28.72, 28.73, 28.74, 28.75, 28.76, 28.77, 28.78, 28.8, 28.81, 28.82, 28.83, 28.84, 28.85, 28.86, 28.88, 28.89, 28.9, 28.91], "xaxis": "x17", "yaxis": "y17", "z": {"elided": "20x101 float values"}, "zmax": 10, "zmin": -10}, {"colorbar": {"len": 0.35, "title": {"text": "Rate of<br>stress<br>change<br>(%)"}, "x": 1, "y": 0.15}, "colorscale": [[0, "rgb(94,79,162)"], [0.1, "rgb(50,136,189)"], [0.2, "rgb(102,194,165)"], [0.3, "rgb(171,221,164)"], [0.4, "rgb(230,245,152)"], [0.5, "rgb(255,255,191)"], [0.6, "rgb(254,224,139)"], [0.7, "rgb(253,174,97)"], [0.8, "rgb(244,109,67)"], [0.9, "rgb(213,62,79)"], [1, "rgb(158,1,66)"]], "hovertemplate": "%{z:.2f} %", "name": "NAFZ-C", "showscale": true, "type": "heatmap", "x": [28.14, 28.15, 28.16, 28.17, 28.18, 28.2, 28.21, 28.22, 28.23, 28.24, 28.25, 28.26, 28.27, 28.29, 28.3, 28.31, 28.32, 28.33, 28.34, 28.35, 28.36, 28.38, 28.39, 28.4, 28.41, 28.42, 28.43, 28.44, 28.45, 28.47, 28.48, 28.49, 28.5, 28.51, 28.52, 28.53, 28.54, 28.56, 28.57, 28.58, 28.59, 28.6, 28.61, 28.62], "xaxis": "x18", "yaxis": "y18", "z": {"elided": "20x44 float values"}, "zmax": 10, "zmin": -10}], "layout": {"font": {"color": "white"}, "height": 800, "margin": {"b": 5, "l": 5, "r": 5, "t": 5}, "paper_bgcolor": "black", "plot_bgcolor": "black", "xaxis": {"anchor": "y", "domain": [0, 1], "gridcolor": "black", "matches": "x18", "showticklabels": false}, "xaxis10": {"anchor": "y10", "domain": [0, 1], "gridcolor": "black", "matches": "x18", "showticklabels": false}, "xaxis11": {"anchor": "y11", "domain": [0, 1], "gridcolor": "black", "matches": "x18", "showticklabels": false}, "xaxis12": {"anchor": "y12", "domain": [0, 1], "gridcolor": "black", "matches": "x18", "showticklabels": false}, "xaxis13": {"anchor": "y13", "domain": [0, 1], "gridcolor": "black", "matches": "x18", "showticklabels": false}, "xaxis14": {"anchor": "y14", "domain": [0, 1], "gridcolor": "black", "matches": "x18", "showticklabels": false}, "xaxis15": {"anchor": "y15", "domain": [0, 1], "gridcolor": "black", "matches": "x18", "showticklabels": false}, "xaxis16": {"anchor": "y16", "domain": [0, 1], "gridcolor": "black", "matches": "x18", "showticklabels": false}, "xaxis17": {"anchor": "y17", "domain": [0, 1], "gridcolor": "black", "matches": "x18", "showticklabels": false}, "xaxis18": {"anchor": "y18", "domain": [0, 1], "gridcolor": "black"}, "xaxis2": {"anchor": "y2", "domain": [0, 1], "gridcolor": "black", "matches": "x18", "showticklabels": false}, "xaxis3": {"anchor": "y3", "domain": [0, 1], "gridcolor": "black", "matches": "x18", "showticklabels": false}, "xaxis4": {"anchor": "y4", "domain": [0, 1], "gridcolor": "black", "matches": "x18", "showticklabels": false}, "xaxis5": {"anchor": "y5", "domain": [0, 1], "gridcolor": "black", "matches": "x18", "showticklabels": false}, "xaxis6": {"anchor": "y6", "domain": [0, 1], "gridcolor": "black", "matches": "x18", "showticklabels": false}, "xaxis7": {"anchor": "y7", "domain": [0, 1], "gridcolor": "black", "matches": "x18", "showticklabels": false}, "xaxis8": {"anchor": "y8", "domain": [0, 1], "gridcolor": "black", "matches": "x18", "showticklabels": false}, "xaxis9": {"anchor": "y9", "domain": [0, 1], "gridcolor": "black", "matches": "x18", "showticklabels": false}, "yaxis": {"anchor": "x", "domain": [0.9463, 1.0], "gridcolor": "black", "showticklabels": false, "zerolinecolor": "black"}, "yaxis10": {"anchor": "x10", "domain": [0.4453, 0.499], "gridcolor": "black", "showticklabels": false, "zerolinecolor": "black"}, "yaxis11": {"anchor": "x11", "domain": [0.3897, 0.4433], "gridcolor": "black", "showticklabels": false, "zerolinecolor": "black"}, "yaxis12": {"anchor": "x12", "domain": [0.334, 0.3877], "gridcolor": "black", "showticklabels": false, "zerolinecolor": "black"}, "yaxis13": {"anchor": "x13", "domain": [0.2783, 0.332], "gridcolor": "black", "showticklabels": false, "zerolinecolor": "black"}, "yaxis14": {"anchor": "x14", "domain": [0.2227, 0.2763], "gridcolor": "black", "showticklabels": false, "zerolinecolor": "black"}, "yaxis15": {"anchor": "x15", "domain": [0.167, 0.2207], "gridcolor": "black", "showticklabels": false, "zerolinecolor": "black"}, "yaxis16": {"anchor": "x16", "domain": [0.1113, 0.165], "gridcolor": "black", "showticklabels": false, "zerolinecolor": "black"}, "yaxis17": {"anchor": "x17", "domain": [0.05567, 0.1093], "gridcolor": "black", "showticklabels": false, "zerolinecolor": "black"}, "yaxis18": {"anchor": "x18", "domain": [0, 0.05367], "gridcolor": "black", "showticklabels": false, "zerolinecolor": "black"}, "yaxis2": {"anchor": "x2", "domain": [0.8907, 0.9443], "gridcolor": "black", "showticklabels": false, "zerolinecolor": "black"}, "yaxis3": {"anchor": "x3", "domain": [0.835, 0.8887], "gridcolor": "black", "showticklabels": false, "zerolinecolor": "black"}, "yaxis4": {"anchor": "x4", "domain": [0.7793, 0.833], "gridcolor": "black", "showticklabels": false, "zerolinecolor": "black"}, "yaxis5": {"anchor": "x5", "domain": [0.7237, 0.7773], "gridcolor": "black", "showticklabels": false, "zerolinecolor": "black"}, "yaxis6": {"anchor": "x6", "domain": [0.668, 0.7217], "gridcolor": "black", "showticklabels": false, "zerolinecolor": "black"}, "yaxis7": {"anchor": "x7", "domain": [0.6123, 0.666], "gridcolor": "black", "showticklabels": false, "zerolinecolor": "black"}, "yaxis8": {"anchor": "x8", "domain": [0.5567, 0.6103], "gridcolor": "black", "showticklabels": false, "zerolinecolor": "black"}, "yaxis9": {"anchor": "x9", "domain": [0.501, 0.5547], "gridcolor": "black", "showticklabels": false, "zerolinecolor": "black"}}}
